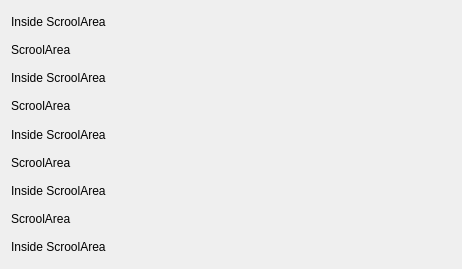
        <widget class="QWidget" name="scrollAreaWidgetContentsDis_2">
         <property name="geometry">
          <rect>
           <x>0</x>
           <y>0</y>
           <width>462</width>
           <height>269</height>
          </rect>
         </property>
         <layout class="QVBoxLayout" name="verticalLayout_13">
          <item>
           <widget class="QLabel" name="label_115">
            <property name="toolTip">
             <string>This is a tool tip</string>
            </property>
            <property name="statusTip">
             <string>This is a status tip</string>
            </property>
            <property name="whatsThis">
             <string>This is &quot;what is this&quot;</string>
            </property>
            <property name="text">
             <string>Inside ScroolArea</string>
            </property>
           </widget>
          </item>
          <item>
           <widget class="QLabel" name="label_116">
            <property name="toolTip">
             <string>This is a tool tip</string>
            </property>
            <property name="statusTip">
             <string>This is a status tip</string>
            </property>
            <property name="whatsThis">
             <string>This is &quot;what is this&quot;</string>
            </property>
            <property name="text">
             <string>ScroolArea </string>
            </property>
           </widget>
          </item>
          <item>
           <widget class="QLabel" name="label_117">
            <property name="toolTip">
             <string>This is a tool tip</string>
            </property>
            <property name="statusTip">
             <string>This is a status tip</string>
            </property>
            <property name="whatsThis">
             <string>This is &quot;what is this&quot;</string>
            </property>
            <property name="text">
             <string>Inside ScroolArea </string>
            </property>
           </widget>
          </item>
          <item>
           <widget class="QLabel" name="label_118">
            <property name="toolTip">
             <string>This is a tool tip</string>
            </property>
            <property name="statusTip">
             <string>This is a status tip</string>
            </property>
            <property name="whatsThis">
             <string>This is &quot;what is this&quot;</string>
            </property>
            <property name="text">
             <string>ScroolArea</string>
            </property>
           </widget>
          </item>
          <item>
           <widget class="QLabel" name="label_119">
            <property name="toolTip">
             <string>This is a tool tip</string>
            </property>
            <property name="statusTip">
             <string>This is a status tip</string>
            </property>
            <property name="whatsThis">
             <string>This is &quot;what is this&quot;</string>
            </property>
            <property name="text">
             <string>Inside ScroolArea</string>
            </property>
           </widget>
          </item>
          <item>
           <widget class="QLabel" name="label_120">
            <property name="toolTip">
             <string>This is a tool tip</string>
            </property>
            <property name="statusTip">
             <string>This is a status tip</string>
            </property>
            <property name="whatsThis">
             <string>This is &quot;what is this&quot;</string>
            </property>
            <property name="text">
             <string>ScroolArea</string>
            </property>
           </widget>
          </item>
          <item>
           <widget class="QLabel" name="label_121">
            <property name="toolTip">
             <string>This is a tool tip</string>
            </property>
            <property name="statusTip">
             <string>This is a status tip</string>
            </property>
            <property name="whatsThis">
             <string>This is &quot;what is this&quot;</string>
            </property>
            <property name="text">
             <string>Inside ScroolArea</string>
            </property>
           </widget>
          </item>
          <item>
           <widget class="QLabel" name="label_122">
            <property name="toolTip">
             <string>This is a tool tip</string>
            </property>
            <property name="statusTip">
             <string>This is a status tip</string>
            </property>
            <property name="whatsThis">
             <string>This is &quot;what is this&quot;</string>
            </property>
            <property name="text">
             <string>ScroolArea</string>
            </property>
           </widget>
          </item>
          <item>
           <widget class="QLabel" name="label_123">
            <property name="toolTip">
             <string>This is a tool tip</string>
            </property>
            <property name="statusTip">
             <string>This is a status tip</string>
            </property>
            <property name="whatsThis">
             <string>This is &quot;what is this&quot;</string>
            </property>
            <property name="text">
             <string>Inside ScroolArea</string>
            </property>
           </widget>
          </item>
         </layout>
        </widget>
